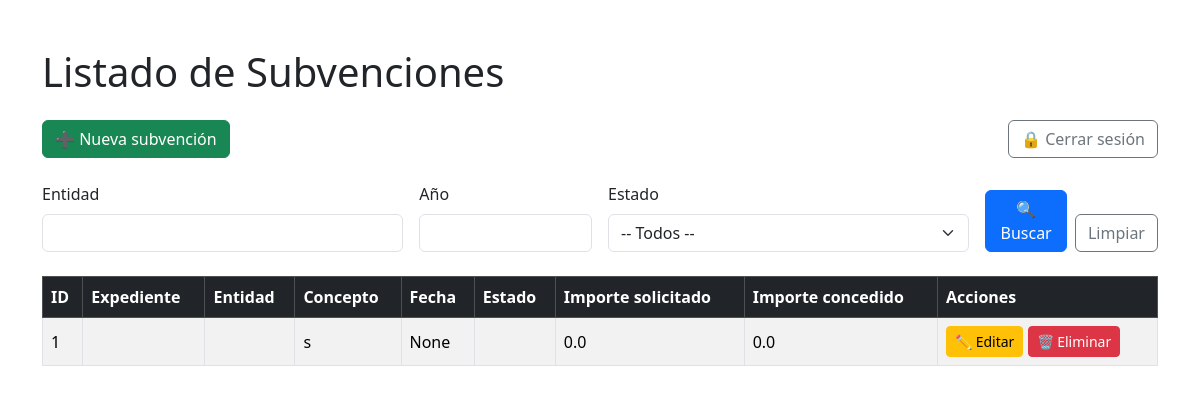
The page / (signed in) on the database as committed earlier.
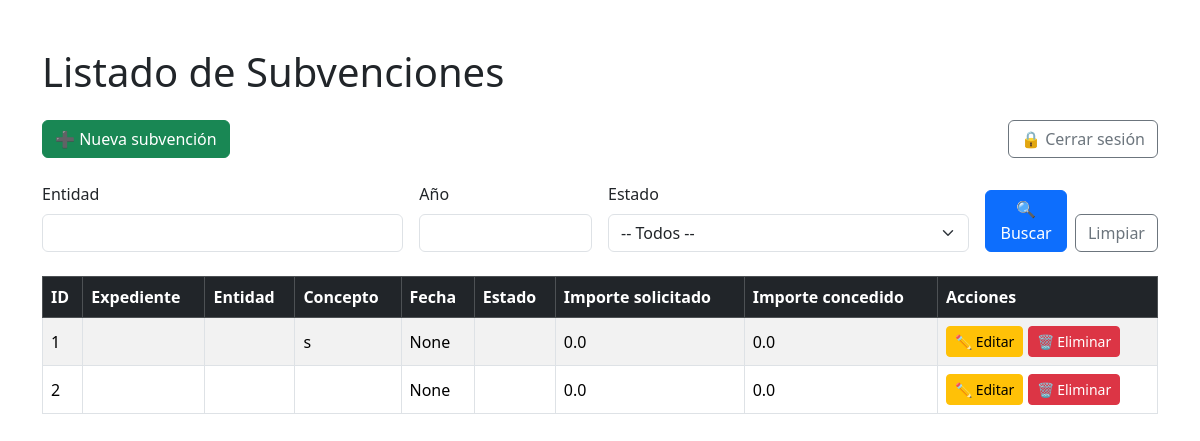
The same page on the database as committed later.
### app/models.py (models this page shows, shortened)
class Subvencion(db.Model):
    id = db.Column(db.Integer, primary_key=True)
    expediente_opensea = db.Column(db.String(50))
    expediente_subvencion = db.Column(db.String(50))
    entidad = db.Column(db.String(150))
    concepto = db.Column(db.String(250))
    tipo_fondo = db.Column(db.String(100))
    fecha_solicitud = db.Column(db.Date)
    estado = db.Column(db.String(100))
    fondos_propios = db.Column(db.String(10))
    importe_solicitado = db.Column(db.Float)
    importe_concedido = db.Column(db.Float)
    importe_pagado = db.Column(db.Float)
    observaciones = db.Column(db.Text)

### app/routes.py (the view)
@main.route('/')
@login_required
def index():
    query = Subvencion.query
    entidad = request.args.get('entidad', '').strip()
    estado = request.args.get('estado', '').strip()
    año = request.args.get('año', '').strip()
    if entidad:
        query = query.filter(Subvencion.entidad.ilike(f"%{entidad}%"))
    if estado:
        query = query.filter(Subvencion.estado == estado)
    if año.isdigit():
        query = query.filter(db.extract('year', Subvencion.fecha_solicitud) == int(año))
    subvenciones = query.all()
    estados_distintos = db.session.query(Subvencion.estado).distinct().order_by(Subvencion.estado).all()
    estados = [e.estado for e in estados_distintos if e.estado]
    return render_template('index.html',
                           subvenciones=subvenciones,
                           entidad=entidad,
                           estado=estado,
                           año=año,
                           estados=estados)

### app/__init__.py (called while the page is built)
def create_app():
    app = Flask(__name__)
    app.config.from_object('config.Config')
    db.init_app(app)
    migrate.init_app(app, db)
    bcrypt.init_app(app)
    login_manager.init_app(app)
    from .routes import main
    app.register_blueprint(main)
    @login_manager.user_loader
    def load_user(user_id):
        return Usuario.query.get(int(user_id))
    return app

### app/templates/index.html (shortened to what this page needs)
<!DOCTYPE html>
<html lang="es">
<head>
    <link href="https://cdn.jsdelivr.net/npm/bootstrap@5.3.2/dist/css/bootstrap.min.css" rel="stylesheet">
</head>
<body>
<div class="container py-5">
    <h1 class="mb-4">Listado de Subvenciones</h1>
    <div class="d-flex justify-content-between mb-4">
        <a href="{{ url_for('main.nueva_subvencion') }}" class="btn btn-success">➕ Nueva subvención</a>
        <a href="{{ url_for('main.logout') }}" class="btn btn-outline-secondary">🔒 Cerrar sesión</a>
    </div>
    <form method="get" class="row g-3 mb-4">
        <div class="col-md-4">
            <label class="form-label">Entidad</label>
            <input type="text" name="entidad" class="form-control" value="{{ entidad }}">
        </div>
        <div class="col-md-2">
            <label class="form-label">Año</label>
            <input type="text" name="año" class="form-control" value="{{ año }}">
        </div>
        <div class="col-md-4">
            <label class="form-label">Estado</label>
            <select name="estado" class="form-select">
                <option value="">-- Todos --</option>
            </select>
        </div>
        <div class="col-md-2 d-flex align-items-end">
            <button type="submit" class="btn btn-primary me-2">🔍 Buscar</button>
            <a href="{{ url_for('main.index') }}" class="btn btn-outline-secondary">Limpiar</a>
        </div>
    </form>
    <div class="table-responsive">
        <table class="table table-striped table-bordered align-middle">
            <thead class="table-dark">
                <tr>
                    <th>ID</th>
                    <th>Expediente</th>
                    <th>Entidad</th>
                    <th>Concepto</th>
                    <th>Fecha</th>
                    <th>Estado</th>
                    <th>Importe solicitado</th>
                    <th>Importe concedido</th>
                    <th>Acciones</th>
                </tr>
            </thead>
            <tbody>
                {% for s in subvenciones %}
                <tr>
                    <td>{{ s.id }}</td>
                    <td>{{ s.expediente_subvencion }}</td>
                    <td>{{ s.entidad }}</td>
                    <td>{{ s.concepto }}</td>
                    <td>{{ s.fecha_solicitud }}</td>
                    <td>{{ s.estado }}</td>
                    <td>{{ s.importe_solicitado }}</td>
                    <td>{{ s.importe_concedido }}</td>
                    <td>
                        <a href="{{ url_for('main.editar_subvencion', id=s.id) }}" class="btn btn-sm btn-warning">✏️ Editar</a>
                        <a href="{{ url_for('main.eliminar_subvencion', id=s.id) }}" class="btn btn-sm btn-danger">🗑️ Eliminar</a>
                    </td>
                </tr>
                {% else %}
                <tr>
                    <td colspan="9" class="text-center">No se encontraron subvenciones.</td>
                </tr>
                {% endfor %}
            </tbody>
        </table>
    </div>
</div>
</body>
</html>

Rows that differ between the two databases and show on the page:
added Subvencion: id "2", fecha_solicitud "None", importe_solicitado "0.0", importe_concedido "0.0"
